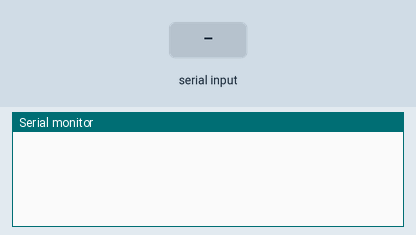
Recording of a sketch running on a simulated Arduino Uno, built with avr-gcc and run on an emulated ATmega328P. On the bench: the last lines printed to the serial monitor. The inputs (shaded band) are chosen by the test bench.

Above: at 1.2 s.
1.3 s: "a" received over Serial
At 2.1 s:
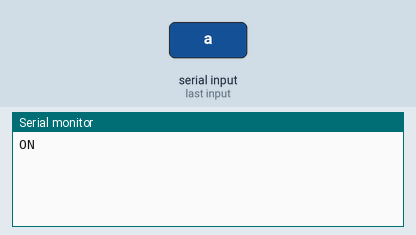
2.8 s: "h" received over Serial
At 3.2 s:
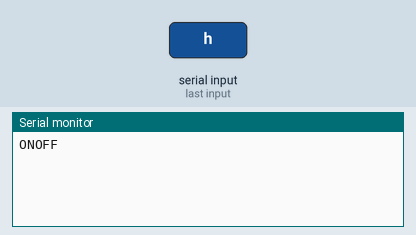

Measured:
- after the input at 1.3 s, the serial monitor: prints a new line at once (image 1)
- after the input at 2.8 s, the serial monitor: prints a new line at once (image 2)

The sketch:

CommandLEDonAanB_Buttons.ino
```cpp
#define pinLED 8

char ch = 0;

void setup() {
  // put your setup code here, to run once:
  Serial.begin(9600);

}

void loop() {
  // put your main code here, to run repeatedly:
  if(Serial.available()> 0) {
    ch = Serial.read();


  if(ch == 'a' || ch == 'b'){
    digitalWrite(pinLED,HIGH);
    Serial.print("ON");
    }else if(ch == 'h' || ch == 'j'){
      digitalWrite(pinLED,LOW);
      Serial.print("OFF");

      }
 }
}
```
